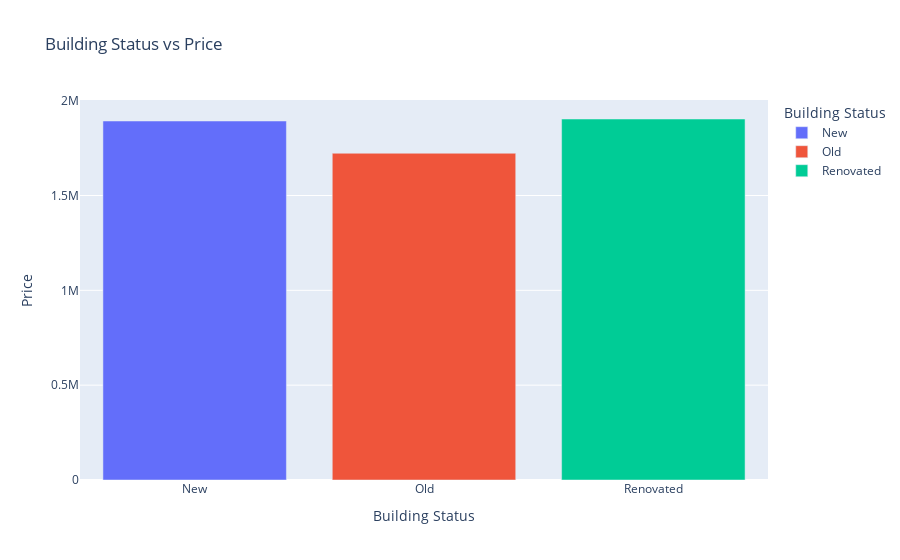

The code cell stored with this chart in its notebook:
### Markdown cell above
<h4>Building Status VS Price</h4>

### Code cell
status_df = df.groupby("Building Status")[['Price']].mean().reset_index()
px.bar(
    data_frame=status_df,
    x='Building Status',
    y='Price',
    title="Building Status vs Price",
    color='Building Status')

### Figure 1 — Plotly figure (JSON) as saved in the notebook; plotly's stock layout.template omitted (floating-point values rounded to 4 significant figures)
{"data": [{"alignmentgroup": "True", "hovertemplate": "Building Status=%{x}<br>Price=%{y}<extra></extra>", "legendgroup": "New", "marker": {"color": "#636efa", "pattern": {"shape": ""}}, "name": "New", "offsetgroup": "New", "orientation": "v", "showlegend": true, "textposition": "auto", "type": "bar", "x": ["New"], "xaxis": "x", "y": [1893000.0], "yaxis": "y"}, {"alignmentgroup": "True", "hovertemplate": "Building Status=%{x}<br>Price=%{y}<extra></extra>", "legendgroup": "Old", "marker": {"color": "#EF553B", "pattern": {"shape": ""}}, "name": "Old", "offsetgroup": "Old", "orientation": "v", "showlegend": true, "textposition": "auto", "type": "bar", "x": ["Old"], "xaxis": "x", "y": [1723000.0], "yaxis": "y"}, {"alignmentgroup": "True", "hovertemplate": "Building Status=%{x}<br>Price=%{y}<extra></extra>", "legendgroup": "Renovated", "marker": {"color": "#00cc96", "pattern": {"shape": ""}}, "name": "Renovated", "offsetgroup": "Renovated", "orientation": "v", "showlegend": true, "textposition": "auto", "type": "bar", "x": ["Renovated"], "xaxis": "x", "y": [1903000.0], "yaxis": "y"}], "layout": {"barmode": "relative", "legend": {"title": {"text": "Building Status"}, "tracegroupgap": 0}, "title": {"text": "Building Status vs Price"}, "xaxis": {"anchor": "y", "categoryarray": ["New", "Old", "Renovated"], "categoryorder": "array", "domain": [0, 1], "title": {"text": "Building Status"}}, "yaxis": {"anchor": "x", "domain": [0, 1], "title": {"text": "Price"}}}}
